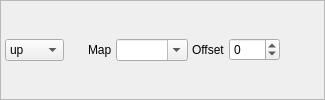
             <widget class="QFrame" name="horizontalFrame">
              <property name="sizePolicy">
               <sizepolicy hsizetype="Expanding" vsizetype="Fixed">
                <horstretch>0</horstretch>
                <verstretch>0</verstretch>
               </sizepolicy>
              </property>
              <property name="minimumSize">
               <size>
                <width>0</width>
                <height>32</height>
               </size>
              </property>
              <property name="frameShape">
               <enum>QFrame::StyledPanel</enum>
              </property>
              <property name="frameShadow">
               <enum>QFrame::Raised</enum>
              </property>
              <layout class="QHBoxLayout" name="horizontalLayout_3" stretch="0,0,0,0,0,0,0">
               <property name="spacing">
                <number>4</number>
               </property>
               <property name="leftMargin">
                <number>4</number>
               </property>
               <property name="topMargin">
                <number>4</number>
               </property>
               <property name="rightMargin">
                <number>4</number>
               </property>
               <property name="bottomMargin">
                <number>4</number>
               </property>
               <item>
                <widget class="QComboBox" name="comboBox_ConnectionDirection">
                 <property name="toolTip">
                  <string>&lt;html&gt;&lt;head/&gt;&lt;body&gt;&lt;p&gt;The direction of the connection.&lt;/p&gt;&lt;/body&gt;&lt;/html&gt;</string>
                 </property>
                 <item>
                  <property name="text">
                   <string>up</string>
                  </property>
                 </item>
                 <item>
                  <property name="text">
                   <string>right</string>
                  </property>
                 </item>
                 <item>
                  <property name="text">
                   <string>down</string>
                  </property>
                 </item>
                 <item>
                  <property name="text">
                   <string>left</string>
                  </property>
                 </item>
                </widget>
               </item>
               <item>
                <spacer name="horizontalSpacer_2">
                 <property name="orientation">
                  <enum>Qt::Horizontal</enum>
                 </property>
                 <property name="sizeType">
                  <enum>QSizePolicy::Fixed</enum>
                 </property>
                 <property name="sizeHint" stdset="0">
                  <size>
                   <width>20</width>
                   <height>20</height>
                  </size>
                 </property>
                </spacer>
               </item>
               <item>
                <widget class="QLabel" name="label_11">
                 <property name="text">
                  <string>Map</string>
                 </property>
                </widget>
               </item>
               <item>
                <widget class="QComboBox" name="comboBox_ConnectedMap">
                 <property name="toolTip">
                  <string>&lt;html&gt;&lt;head/&gt;&lt;body&gt;&lt;p&gt;The destination map name of the connection.&lt;/p&gt;&lt;/body&gt;&lt;/html&gt;</string>
                 </property>
                 <property name="editable">
                  <bool>true</bool>
                 </property>
                </widget>
               </item>
               <item>
                <widget class="QLabel" name="label_12">
                 <property name="text">
                  <string>Offset</string>
                 </property>
                </widget>
               </item>
               <item>
                <widget class="QSpinBox" name="spinBox_ConnectionOffset">
                 <property name="toolTip">
                  <string>&lt;html&gt;&lt;head/&gt;&lt;body&gt;&lt;p&gt;The number of metatiles to offset the connection.&lt;/p&gt;&lt;/body&gt;&lt;/html&gt;</string>
                 </property>
                 <property name="minimum">
                  <number>-999</number>
                 </property>
                 <property name="maximum">
                  <number>999</number>
                 </property>
                </widget>
               </item>
               <item>
                <spacer name="horizontalSpacer_6">
                 <property name="orientation">
                  <enum>Qt::Horizontal</enum>
                 </property>
                 <property name="sizeHint" stdset="0">
                  <size>
                   <width>40</width>
                   <height>20</height>
                  </size>
                 </property>
                </spacer>
               </item>
              </layout>
             </widget>
